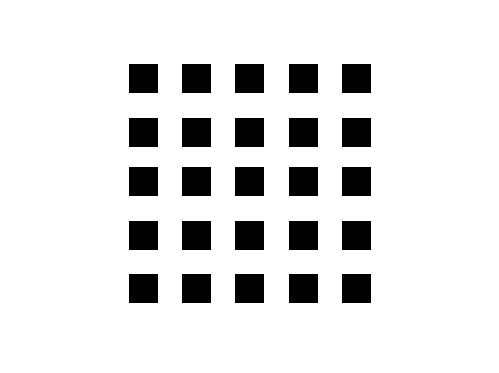
%> input picture matlab/img/grid.png, 499 x 373 px
$ octave draft.m   (GNU Octave 9; MATLAB toolbox functions it lacks are replaced by stand-ins)
%> lines starting %> are read from the running program, lines starting %| are printed output that depends on the picture; in (x1, y1, x2, y2) boxes, pixels count from 0 and x2, y2 are one past the last pixel; in counts of white or black regions, pixels touching at a corner belong together; the program's own positions count from 1
clear; clc;

% Open image & masks + reshape
img = rgb2gray(imread('img/grid.png'));
%> img: size 373x499 uint8; values 137 (black) and 228 (white), 88.7% white; 25 black regions, largest, box (x1, y1, x2, y2) and area: (129, 64, 158, 93) 841, (182, 64, 211, 93) 841, (235, 64, 264, 93) 841
fgseeds = rgb2gray(imread('img/grid_fgmask.png'));
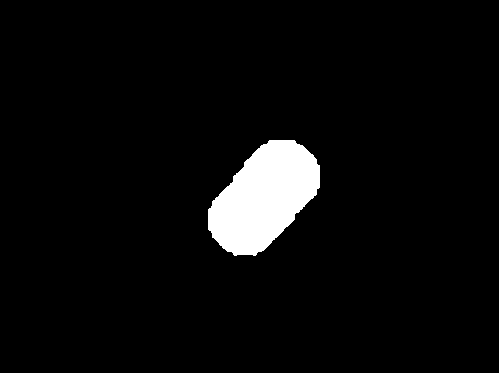
%> input picture matlab/img/grid_fgmask.png, 499 x 373 px
%> fgseeds: size 373x499 uint8; 4.5% white; 1 white region, box (x1, y1, x2, y2) and area: (208, 140, 320, 256) 8414
bgseeds = rgb2gray(imread('img/grid_bgmask.png'));
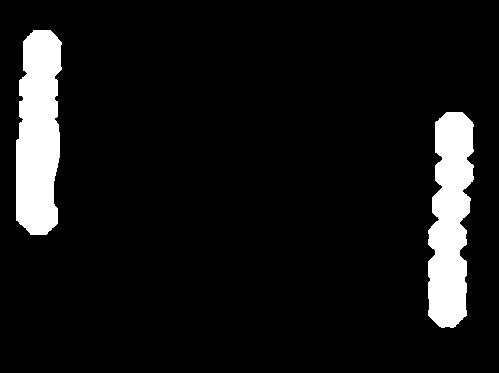
%> input picture matlab/img/grid_bgmask.png, 499 x 373 px
%> bgseeds: size 373x499 uint8; 8.2% white; 2 white regions, box (x1, y1, x2, y2) and area: (16, 30, 62, 235) 7764, (428, 112, 474, 328) 7447

[h, w, c] = size(img);
%> h = 373; w = 499; c = 1
Simg = reshape(img, h*w, c);
Sfgseeds = reshape(fgseeds, h*w, 1);
Sbgseeds = reshape(bgseeds, h*w, 1);

% [8 lines of commented-out code are left out]
[fgHist, binLocations] = imhist(Simg(Sfgseeds == 255,:));
%> fgHist = 256 values, max 5819 at index 229, min 0 at index 1, mean 32.87; binLocations = 256 values from 0 to 255
[bgHist, ~] = imhist(Simg(Sbgseeds == 255,:));
%> bgHist = 256 values, max 15211 at index 229, min 0 at index 1, mean 59.42

% Compute the distribution probability
fgHist = fgHist ./ sum(fgHist);
%> fgHist = 256 values, max 0.692 at index 229, min 0 at index 1, mean 0.00391
bgHist = bgHist ./ sum(bgHist);
%> bgHist = 256 values, max 1 at index 229, min 0 at index 1, mean 0.00391

% Example
% Rp_fg for the pixel in (1,1)
Rp_fg = -log(fgHist(binLocations == img(1,1,:)));
%> Rp_fg = 0.369
